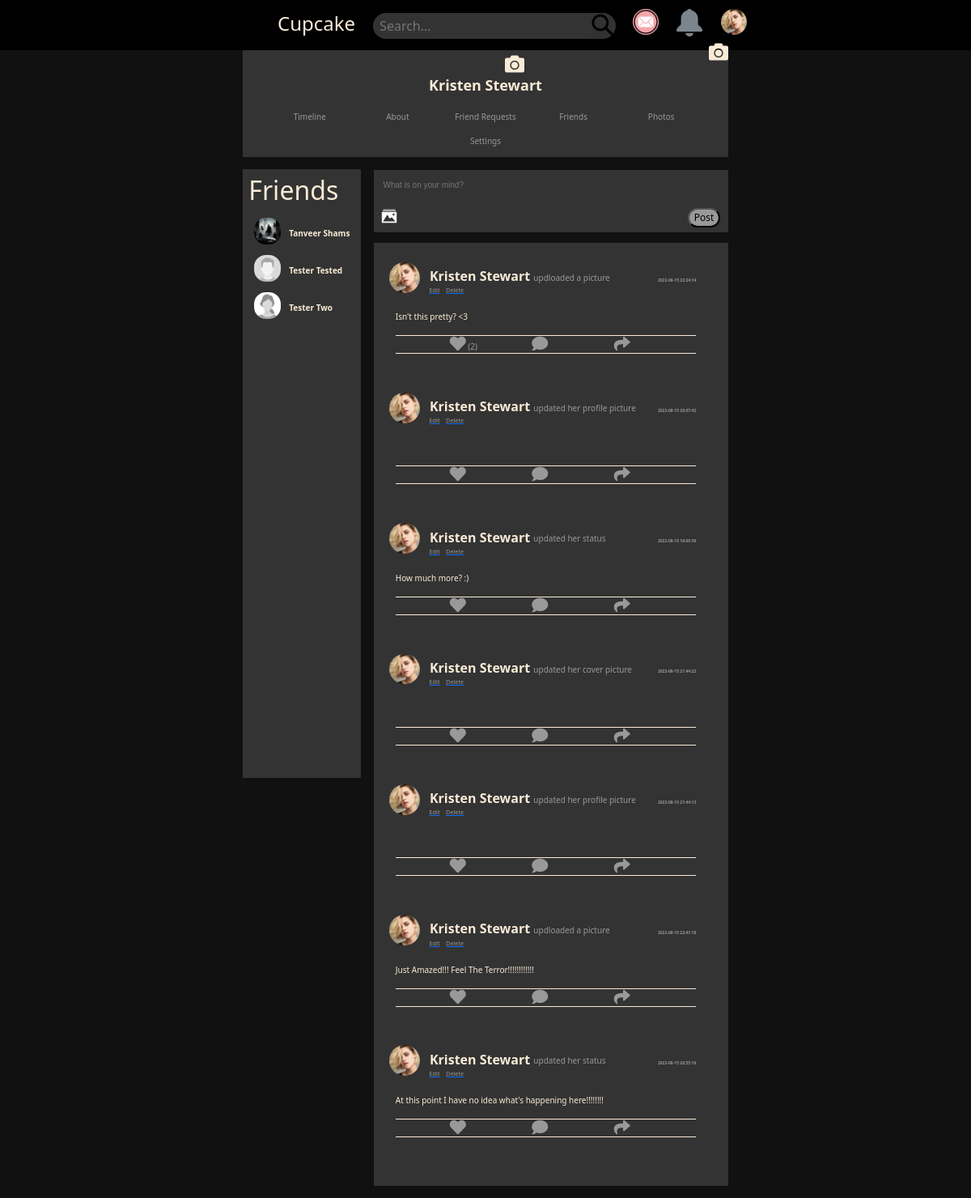
/ProfilePage.php (signed in), run on the app's committed database.
### tables this page shows
CREATE TABLE `users` (
  `ID` bigint(20) NOT NULL,
  `userID` bigint(20) NOT NULL,
  `firstName` varchar(50) NOT NULL,
  `lastName` varchar(50) NOT NULL,
  `dp` varchar(2000) NOT NULL,
  `cover` varchar(2000) NOT NULL,
  `email` varchar(100) NOT NULL,
  `phone` bigint(17) NOT NULL,
  `gender` varchar(50) NOT NULL,
  `password` varchar(100) NOT NULL,
  `friendRequests` varchar(1000) DEFAULT '0',
  `friendsCount` varchar(1000) NOT NULL DEFAULT '0',
  `urlAdress` varchar(100) NOT NULL,
  `date` timestamp NOT NULL DEFAULT current_timestamp() ON UPDATE current_timestamp()
);

CREATE TABLE `posts` (
  `id` bigint(20) NOT NULL,
  `postId` varchar(10000) NOT NULL,
  `userId` bigint(20) NOT NULL,
  `post` text NOT NULL,
  `image` varchar(1000) NOT NULL,
  `hasImage` tinyint(1) NOT NULL,
  `dp` tinyint(1) NOT NULL,
  `cover` tinyint(1) NOT NULL,
  `comments` bigint(20) NOT NULL,
  `reacts` bigint(20) NOT NULL,
  `shares` bigint(20) NOT NULL,
  `date` timestamp NOT NULL DEFAULT current_timestamp() ON UPDATE current_timestamp()
);

### connect.php (called while the page is built, shortened)
<?php
class connectDatabase
{
    private $host = "localhost";
    private $username = "root";
    private $password = "";
    private $database = "cubcake";
    function cnct()
    {
        $con = mysqli_connect($this->host, $this->username, $this->password, $this->database);
        return $con;
    }
    function read($quer)
    {
        $con = $this->cnct();
        $res = mysqli_query($con, $quer);
        if (!$res) {
            return false;
        }
        else {
            $val = [];
            while ($row = mysqli_fetch_assoc($res)) {
                $val[] = $row;
            }
            return $val;
        }
    }
}

### loginUser.php (called while the page is built, shortened)
<?php
class loginUser
{
    public function loginCheck($userID)
    {
        if (is_numeric($userID)) {
            $quer = "SELECT * FROM USERS WHERE userID = '$userID' limit 1";
            $database = new connectDatabase();
            $res = $database->read($quer);
            if ($res) {
                return $res[0];
            }else {
                header("Location: login.php");
                die;
            }
        } else {
            header("Location: login.php");
            die;
        }
    }
}

### media.php (called while the page is built, shortened)
<?php
    class media {
        public function preview($media,$type) {
            $prev = $media."_coverPrev.jpg";
            if(file_exists($prev)) {
                return $prev;
            }
        }
    }
?>

### userInformation.php (called while the page is built)
<?php
    class userData {
        public function fetchData($userID) {
            $quer = "SELECT * FROM USERS WHERE userID = $userID limit 1";
            $database = new connectDatabase();
            $res = $database->read($quer);
            if($res) {
                $ans = $res[0];
                return $ans;
            } else {
                return false;
            }
        }
        public function getFriendData($userId) {
            $quer = "SELECT * FROM USERS WHERE userID != $userId";
            $database = new connectDatabase();
            $res = $database->read($quer);
            if($res) {
                return $res;
            } else {
                return false;
            }
        }
    }
    ?>

### createPost.php (called while the page is built, shortened)
<?php
class createPosts
{
    public function getPosts($userId)
    {
        $quer = "SELECT * FROM posts WHERE userId = '$userId' ORDER BY id DESC";
        $database = new connectDatabase();
        $res = $database->read($quer);
        if ($res) {
            return $res;
        }
        else {
            return false;
        }
    }
}

### postData.php (the view, shortened to what this page needs)
<div id="status">
    <div style="width: 100%;">
        <div class="texthover" id="NameHeader" style="color: var(--col9); margin-bottom:-3%">
            <a href="" style="color: antiquewhite; text-decoration:none">
                <img src="<?php echo $media->preview($posterUs['dp'],'dp') ?>" style="border-radius:50px; width:10%;">
            </a>
            <a href="" style="margin-left:2%; color: antiquewhite; text-decoration:none;">
                <span class="texthover"><?php echo $posterUs['firstName']." ".$posterUs['lastName'] ?></span>
            </a>
            <span class="textsizeCorrect" style="color: var(--col8); font-weight:normal">
                <?php
                    $pron = 'their';
                        if($posterUs['gender']=="Male") {
                            $pron = 'his';
                        } elseif($posterUs['gender']=="Female") {
                            $pron = 'her';
                        }
                        if($val['dp']) {
                            echo " updated $pron profile picture";
                        } elseif($val['cover']) {
                            echo " updated $pron cover picture";
                        } elseif($val['hasImage']) {
                            echo " updloaded a picture";
                        } else {
                            echo " updated $pron status";
                        }
                ?>
            </span>
            <span class="smallestText" id="time"
                style="margin-top:5%; color: var(--col8); float:right"><?php echo $val['date'] ?></span>
            <br>
        </div>
        <?php
            if($posterUs['userID']==$_SESSION['user']) {
                $postId = $val['postId'];
                echo "
                <a href='editPost.php?postid=$postId'>
                <span class='smallerText' id='editPost'
                        style='margin-left:13%;margin-top:-50%; color: var(--col8);'>Edit</span></a>
                <a href='deletePost.php?postid=$postId'>
                <span class='smallerText' id='deletePost'
                        style='margin-left:5px;margin-top:-50%; color: var(--col8);'>Delete</span></a>";
            }
        ?>
        <div style="margin-left: 2%; margin-top:5%">
            <?php echo htmlspecialchars($val['post']) ?>
            <br> <br>
            <div id="reactSec">
                <div id="flex" style="padding-left: 18%;">
                    <?php
                        $reactCount = "";
                        if($val['reacts']>0) {
                            $reactCount = "(".$val['reacts'].")";
                        }
                    ?>
                    <a href="react.php?type=post&postid=<?php echo $val['postId']?>" class="btn-with-hover"
                        style="color: var(--col8); text-decoration:none;">
                        <i class="fa fa-heart fa-2x" aria-hidden="true"></i>
                    </a>
                    <a href="showReactors.php?type=post&postid=<?php echo $val['postId']?>" style="text-decoration: none; color: var(--col8)"> <span><?php echo $reactCount ?></span> </a>
                </div>
                <div id="flex">
                    <a href="" class="btn-with-hover" style="color: var(--col8);">
                        <i class="fa fa-comment fa-2x" aria-hidden="true"></i>
                    </a>
                </div>
                <div id="flex">
                    <a href="" class="btn-with-hover" style="color: var(--col8);">
                        <i class="fa fa-share fa-2x" aria-hidden="true"></i>
                    </a>
                </div>
            </div>
        </div>
    </div>
</div>

### ProfilePage.php (shortened to what this page needs)
<?php
    include("connect.php");
    include("loginUser.php");
    include("userInformation.php");
    include("createPost.php");
    include("media.php");
    $media = new media();
    $log = new loginUser();
    $userData=$log->loginCheck($_SESSION['user']);
    $userId = $userData['userID'];
    $poster = new createPosts();
    $userPosts = $poster->getPosts($userId);
    $use = new userData();
    $friends = $use->getFriendData($userId);
?>
<!DOCTYPE html>
<html>
<head>
    <link rel="stylesheet" href="https://cdnjs.cloudflare.com/ajax/libs/twitter-bootstrap/5.1.0/css/bootstrap.min.css">
    <link rel="stylesheet" href="https://cdnjs.cloudflare.com/ajax/libs/font-awesome/5.15.4/css/all.min.css">
    <link rel="stylesheet" href="css/style.css">
</head>
<body class="textsizeCorrect">
    <?php include('navBar.php');?>
    <div id="bodyContainer">
        <div id="profileImagesContainer">
            <a href="" style="color: antiquewhite; text-decoration:none">
                <span>
                    <?php
                      if($userData['userID'] == $_SESSION['user']) {
                        echo "<a href='changeDP.php?change=cover'><i class='fa fa-camera'
                        style='font-size:24px;color:antiquewhite; margin-top:-18%; margin-left:96%'></i></a> <br>";
                      }
                    ?>
                </span>
                <a href="" style="color: antiquewhite; text-decoration:none">
                    <span>
                        <?php
                        if($userData['userID'] == $_SESSION['user']) {
                            echo "<a href='changeDP.php?change=dp'><i class='fa fa-camera'style='font-size:24px;color:antiquewhite; margin-top:-8%; margin-left:12%'></i></a>";
                        }
                    ?>
                    </span>
                    <br>
                    <div style="font-size: 1.5vw">
                        <b><?php echo $userData['firstName']." ".$userData['lastName'] ?></b>
                    </div>
                <br>
                <div id="profButtons"> <a href="HomePage.php" class="texthover"
                        style="color: var(--col8); text-decoration:none">Timeline </a> </div>
                <div id="profButtons"><a href="" class="texthover"
                        style="color: var(--col8); text-decoration:none">About</a> </div>
                <?php
                    if($userData['userID'] == $_SESSION['user']) {
                        $id = $userData['userID'];
                        echo "
                        <div id='profButtons'><a href='showReactors.php?type=friendRequests&postid=$id' class='texthover'
                            style='color: var(--col8); text-decoration:none'>Friend Requests</a> </div> ";
                    }
                ?>
                <div id="profButtons"><a href="" class="texthover"
                        style="color: var(--col8); text-decoration:none">Friends</a> </div>
                <div id="profButtons"><a href="" class="texthover"
                        style="color: var(--col8); text-decoration:none">Photos</a> </div>
                <div id="profButtons"><a href="" class="texthover"
                        style="color: var(--col8); text-decoration:none">Settings</a> </div>
        </div>
        <div style="display: flex;">
            <div id="divcontainer1">
                <div id="friendscontainer">
                    <h2>Friends</h2>
                    <?php
                        if($friends) {
                            foreach($friends as $val) {
                                include('friendlist.php');
                            }
                        }
                    ?>
                </div>
            </div>
            <div id="divcontainer2">
                <?php
                    if($userData['userID'] == $_SESSION['user']) {
                        echo "<div id='containposter' style='margin-bottom:3%'>
                            <form method='post' enctype='multipart/form-data'>
                                <textarea name='posts' placeholder='What is on your mind?'></textarea>
                                <div class='imgPrevPost' id='imgPrevPost'>
                                    <img src='' class='imgPrevImg' id='imgPrevImg' alt='img'>
                                </div>
                                <label for='dp'>
                                        <img src='images/addpic.png' width='20' />
                                    </label>
                                    <input type='file' name='dp' id='dp' class='showNone'></input>
                                    <input class='btn-with-hover' id='submitButton' type='submit' value='Post'>
                                <br>
                            </form>
                        </div>";
                    }
                ?>
                <div id="statusBar">
                    <?php
                        if($userPosts) {
                            foreach($userPosts as $val) {
                                $us = new userData();
                                $posterUs = $us->fetchData($val['userId']);
                                include('postData.php');
                            }
                        }
                   ?>
                </div>
            </div>
        </div>
    </div>
</body>
</html>

### navBar.php (shortened to what this page needs)
<?php
    $log = new loginUser();
    $userData=$log->loginCheck($_SESSION['user']);
?>
<div class="menu-bar textsizeCorrect">
<div id="containMake">
    <ul>
        <li>
            <a href="HomePage.php" style="color: antiquewhite; text-decoration:none">
                Cupcake
            </a>
        </li>
        <li><input type="text" id="searchBar" placeholder="Search..."></li>
        <li><a href=""><img id="profilepic" src="images/messages.png" style="margin-right: 3%;"></a></li>
        <li><a href=""><img id="profilepic" src="images/notification.png" style="margin-right: 3%;"></a></li>
        <li><a href="">
                <img src=<?php echo $media->preview($userData['dp'],'dp') ?> style="border-radius:50%" id="profilepic" alt="profilepic"></a>
        </li>
    </ul>
</div>
</div>

### friendlist.php
<?php
$img = $media->preview($val['dp'],'dp');
?>
<div id="friendLister">
    <a href="ProfilePage.php?id=<?php echo $val['userID']; ?>" style="color: antiquewhite; text-decoration:none">
        <img src="<?php echo $img ?>" id="friendimgcontainer" alt="Friend 1"> <br>
        <span class="texthover">
            <?php echo $val['firstName']." ".$val['lastName'] ?>
        </span>
    </a>
</div>

### css/style.css (style rules this page uses)
:root { --col1: #0f0706; --col2: #1f0e0c; --col3: #2e1512; --col4: #111111; --col5: #333333; --col6: #555555; --col7: #777777; --col8: #999999; --col10: #7e7e7e; --primary-font: "Poppins", sans-serif; --primary-text: #fd4766; --text-gray: #c6c9d8bf; --text-white: #fff; }
body { background-color: var(--col4); color: antiquewhite; }
.menu-bar { background: black; text-align: center; }
.menu-bar ul { display: inline-flex; list-style: none; }
.menu-bar ul li { margin: 5px; margin-bottom: -8px; padding: 0.5vw; }
.textsizeCorrect { font-size: calc(0.25em + 0.5vw); }
.smallerText { font-size: calc(0.125em + 0.5vw); }
.smallestText { font-size: calc(0.125em + 0.25vw); }
#containMake { width: 50vw; margin: auto; font-size: 3vh; }
#searchBar { width: 25vw; height: 4vh; border: none; border-radius: 4vh; padding: 1vh; font-size: 2vh; background-image: url("images/searchicon.png"); background-repeat: no-repeat; background-position: right; background-size: contain; background-color: var(--col5); color: antiquewhite; }
#profilepic { width: 4vh; float: right; }
#bodyContainer { min-height: 55vh; width: 50vw; margin: auto; }
#profileImagesContainer { background-color: var(--col5); text-align: center; color: antiquewhite; }
#profButtons { width: 100px; display: inline-block; margin: 0.5%; margin-bottom: 2%; }
#divcontainer1 { min-height: 500px; flex: 1; }
#divcontainer2 { min-height: 45vh; flex: 3; padding: 2.6%; padding-right: 0px; }
#friendLister { width: 100%; float: left; margin: 3%; }
#friendscontainer { background-color: var(--col5); min-height: 94vh; margin-top: 10%; padding: 5%; }
#friendimgcontainer { width: 25%; float: left; margin: 2%; border-radius: 45%; margin-right: 8%; }
#friendLister { clear: both; font-weight: bold; }
#containposter { border: solid thin; padding: 2%; background-color: var(--col5); border-color: var(--col5); }
textarea { width: 100%; border: none; font-family: var(--primary-font); background-color: var(--col5); color: antiquewhite; resize: none; }
#submitButton { float: right; background-color: var(--col8); border-radius: 25px; color: black; font-size: larger; }
#statusBar { background-color: var(--col5); padding: 4%; }
#status { padding: 0.5%; display: flex; margin-bottom: 5vh; margin-right: 5%; }
#NameHeader { font-weight: bold; color: aqua; font-size: 2vh; margin-top: 1%; margin-bottom: 1%; }
#reactSec { border-top-style: solid; border-top-width: 1px; border-bottom-width: 1px; display: flex; border-bottom-style: solid; }
#flex { flex: 1; }

### data on the page
users: dp (picture), firstName "Kristen", lastName "Stewart"
users: dp (picture), firstName "Tanveer", lastName "Shams"
users: dp (placeholder picture), firstName "Tester", lastName "Tested"
users: dp (placeholder picture), firstName "Tester", lastName "Two"
posts: users.dp (picture), users.firstName "Kristen", users.lastName "Stewart", dp "updloaded a picture", date "2022-08-15 22:24:14", post "Isn't this pretty? <3", reacts "(2)"
posts: users.dp (picture), users.firstName "Kristen", users.lastName "Stewart", users.gender "her", date "2022-08-15 20:07:42"
posts: users.dp (picture), users.firstName "Kristen", users.lastName "Stewart", users.gender "her", date "2022-08-15 16:05:39", post "How much more? :)"
posts: users.dp (picture), users.firstName "Kristen", users.lastName "Stewart", users.gender "her", date "2022-08-15 21:44:22"
posts: users.dp (picture), users.firstName "Kristen", users.lastName "Stewart", users.gender "her", date "2022-08-15 21:44:13"
posts: users.dp (picture), users.firstName "Kristen", users.lastName "Stewart", dp "updloaded a picture", date "2022-08-15 22:41:18", post "Just Amazed!!! Feel The Terror!!!!!!!!!!!!"
posts: users.dp (picture), users.firstName "Kristen", users.lastName "Stewart", users.gender "her", date "2022-08-15 20:35:16", post "At this point I have no idea what's happening here!!!!!!!!"
